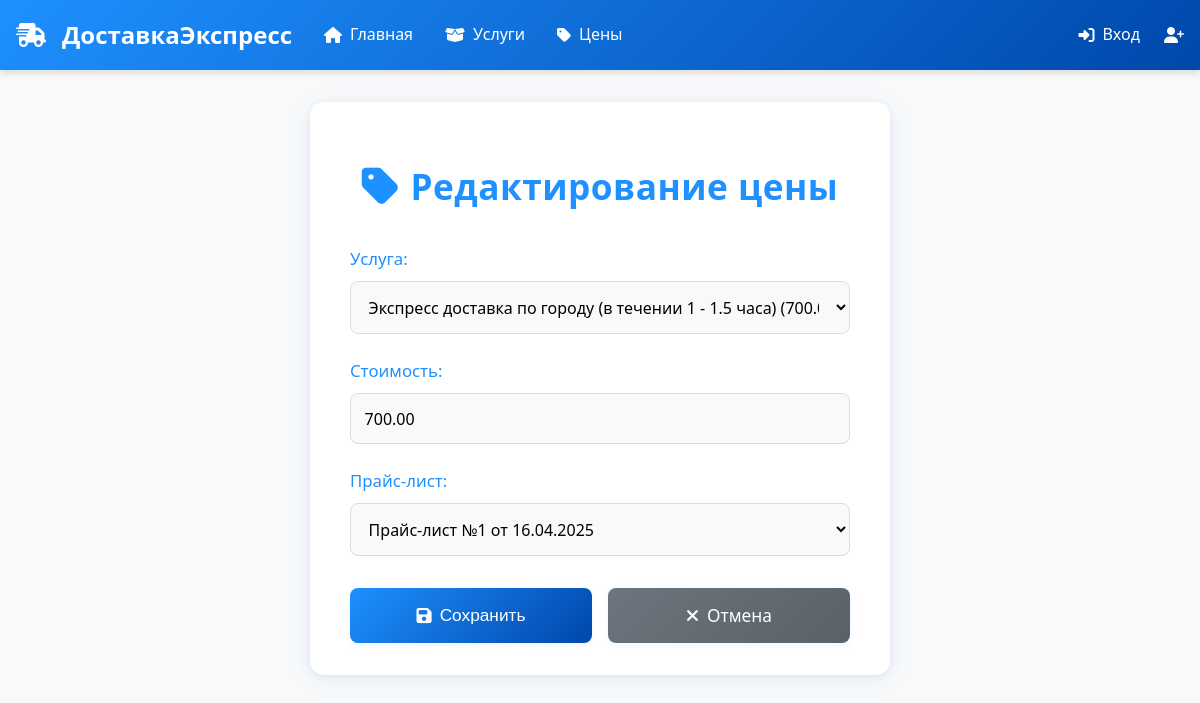
/prices/3/update/, run on the app's committed database.
### delivery/models.py (models this page shows, shortened)
class Price(models.Model):
    service = models.ForeignKey(
        Service,
        on_delete=models.SET_NULL,
        null=True,
        blank=True,
        verbose_name="Услуга",
        related_name='prices'
    )
    price_value = models.DecimalField(
        max_digits=10,
        decimal_places=2,
        verbose_name="Стоимость",
        null=True,
        blank=True
    )
    price_list = models.ForeignKey(
        PriceList,
        on_delete=models.SET_NULL,
        null=True,
        blank=True,
        verbose_name="Прайс-лист",
        related_name='prices'
    )
    created_at = models.DateTimeField(auto_now_add=True, verbose_name="Дата создания")
    class Meta:
        verbose_name = "Цена"
        verbose_name_plural = "Цены"
        ordering = ['-created_at']

### delivery/views.py (the view)
class PriceUpdateView(UpdateView):
    model = Price
    form_class = PriceForm
    template_name = 'delivery/price_form.html'
    success_url = reverse_lazy('prices')

### delivery/forms.py
class PriceForm(forms.ModelForm):
    class Meta:
        model = Price
        fields = ['service', 'price_value', 'price_list']
        widgets = {
            'service': forms.Select(attrs={'class': 'form-control'}),
            'price_value': forms.NumberInput(attrs={'class': 'form-control'}),
            'price_list': forms.Select(attrs={'class': 'form-control'}),
        }

### delivery/models.py (called while the page is built)
    def __str__(self):
        return f"{self.name} ({self.price} руб.)"

    def __str__(self):
        return f"Прайс-лист №{self.number} от {self.created_at.strftime('%d.%m.%Y')}"

### templates/delivery/price_form.html (shortened to what this page needs)
{% extends "base.html" %}
{% block content %}
<div class="price-edit-container">
    <h1>
        <i class="fas fa-tag"></i>
        {% if object %}Редактирование цены{% else %}Добавление цены{% endif %}
    </h1>
    <form method="post">
        <div class="form-fields">
            {% for field in form %}
            <div class="form-field{% if field.errors %} error{% endif %}">
                <label for="{{ field.id_for_label }}">{{ field.label }}:</label>
                {{ field }}
            </div>
            {% endfor %}
        </div>
        <div class="form-actions">
            <button type="submit">
                <i class="fas fa-save"></i> {% if object %}Сохранить{% else %}Добавить{% endif %}
            </button>
            <a href="{% url 'prices:prices' %}">
                <i class="fas fa-times"></i> Отмена
            </a>
        </div>
    </form>
</div>
{% endblock %}

### templates/base.html (style rules this page uses)
body { font-family: 'Segoe UI', Tahoma, Geneva, Verdana, sans-serif; margin: 0; padding: 0; line-height: 1.6; background-color: #f8f9fa; }

### templates/delivery/price_form.html (style rules this page uses)
.price-edit-container { max-width: 500px; margin: 2rem auto; padding: 2rem 2.5rem; background: #fff; border-radius: 14px; box-shadow: 0 4px 24px rgba(30, 144, 255, 0.08), 0 1.5px 6px rgba(0,0,0,0.07); }
.price-edit-container h1 { color: #1e90ff; text-align: center; margin-bottom: 2rem; font-size: 2.2rem; font-weight: 600; letter-spacing: 0.5px; display: flex; align-items: center; justify-content: center; gap: 0.7rem; }
.price-edit-container h1 i { font-size: 1.2em; }
.form-fields { display: grid; grid-template-columns: 1fr; gap: 1.5rem; }
.form-field label { display: block; margin-bottom: 0.5rem; font-weight: 500; color: #1e90ff; font-size: 1.05rem; }
.form-field input, .form-field select, .form-field textarea { width: 100%; padding: 0.85rem; border: 1px solid #ddd; border-radius: 8px; font-family: inherit; font-size: 1rem; transition: border-color 0.3s, box-shadow 0.3s; box-sizing: border-box; background: #f8f9fa; }
.form-actions { display: flex; gap: 1rem; margin-top: 2rem; }
.form-actions button, .form-actions a { flex: 1; background: linear-gradient(135deg, #1e90ff, #0047ab); color: #fff; padding: 0.85rem 1.2rem; border: none; border-radius: 8px; font-weight: 500; font-size: 1.08rem; cursor: pointer; text-decoration: none; display: inline-flex; align-items: center; justify-content: center; transition: transform 0.2s, box-shadow 0.2s, background 0.2s; box-shadow: 0 2px 8px rgba(30,144,255,0.07); }
.form-actions a { background: linear-gradient(135deg, #6c757d, #5a6268); }
.form-actions i { margin-right: 0.5rem; }

### data on the page
Price: form "Экспресс доставка по городу (в течении 1 - 1.5 часа) (700.00 руб.)" "700.00" "Прайс-лист №1 от 16.04.2025"

### other printed values
{{ field.label }} "Услуга" "Стоимость" "Прайс-лист"
